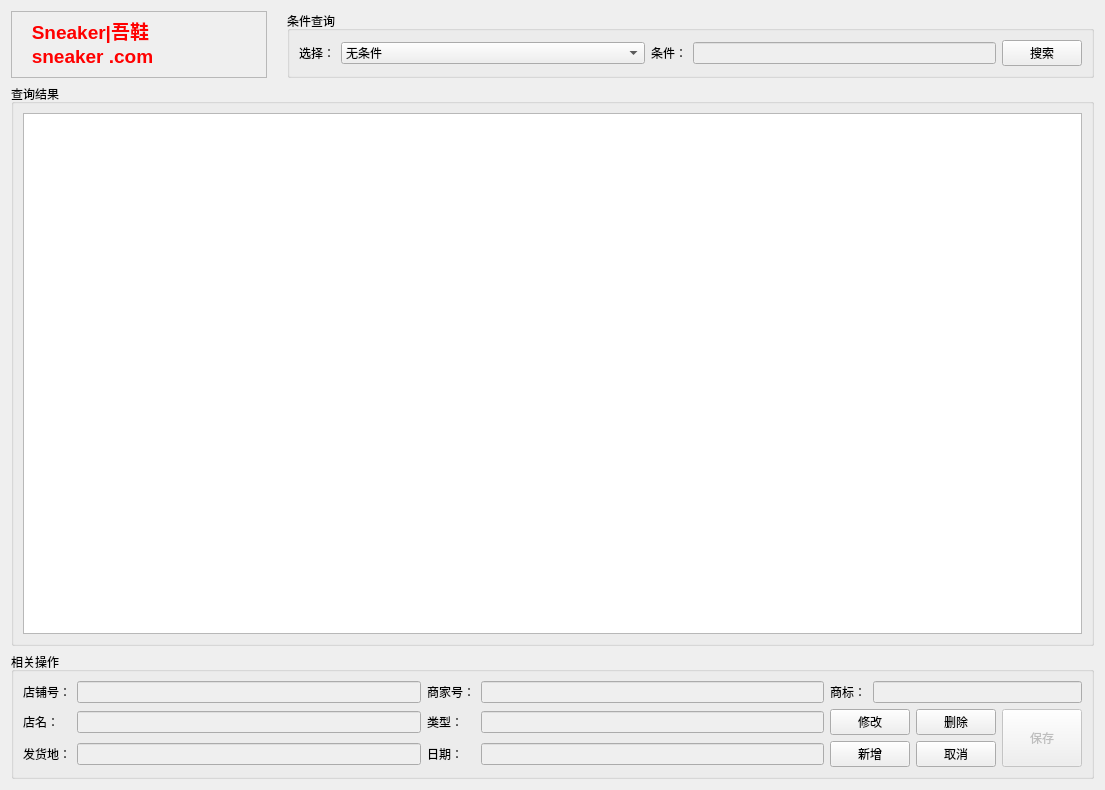
<?xml version="1.0" encoding="UTF-8"?>
<ui version="4.0">
 <class>StoreForm</class>
 <widget class="QWidget" name="StoreForm">
  <property name="geometry">
   <rect>
    <x>0</x>
    <y>0</y>
    <width>1105</width>
    <height>790</height>
   </rect>
  </property>
  <property name="windowTitle">
   <string>Form</string>
  </property>
  <layout class="QGridLayout" name="gridLayout_6">
   <item row="0" column="0">
    <layout class="QGridLayout" name="gridLayout_5">
     <item row="0" column="0">
      <layout class="QHBoxLayout" name="horizontalLayout_2">
       <property name="spacing">
        <number>0</number>
       </property>
       <property name="bottomMargin">
        <number>0</number>
       </property>
       <item>
        <widget class="QTextBrowser" name="textBrowser">
         <property name="enabled">
          <bool>false</bool>
         </property>
         <property name="sizePolicy">
          <sizepolicy hsizetype="Minimum" vsizetype="Ignored">
           <horstretch>0</horstretch>
           <verstretch>69</verstretch>
          </sizepolicy>
         </property>
         <property name="html">
          <string>&lt;!DOCTYPE HTML PUBLIC &quot;-//W3C//DTD HTML 4.0//EN&quot; &quot;http://www.w3.org/TR/REC-html40/strict.dtd&quot;&gt;
&lt;html&gt;&lt;head&gt;&lt;meta name=&quot;qrichtext&quot; content=&quot;1&quot; /&gt;&lt;style type=&quot;text/css&quot;&gt;
p, li { white-space: pre-wrap; }
&lt;/style&gt;&lt;/head&gt;&lt;body style=&quot; font-family:'SimSun'; font-size:9pt; font-weight:400; font-style:normal;&quot;&gt;
&lt;p style=&quot; margin-top:0px; margin-bottom:0px; margin-left:0px; margin-right:0px; -qt-block-indent:0; text-indent:0px;&quot;&gt;&lt;span style=&quot; font-size:14pt; font-weight:600; color:#ff0000;&quot;&gt;   Sneaker|吾鞋&lt;/span&gt;&lt;/p&gt;
&lt;p style=&quot; margin-top:0px; margin-bottom:0px; margin-left:0px; margin-right:0px; -qt-block-indent:0; text-indent:0px;&quot;&gt;&lt;span style=&quot; font-size:14pt; font-weight:600; color:#ff0000;&quot;&gt;   sneaker .com&lt;/span&gt;&lt;/p&gt;&lt;/body&gt;&lt;/html&gt;</string>
         </property>
        </widget>
       </item>
       <item>
        <spacer name="verticalSpacer">
         <property name="orientation">
          <enum>Qt::Vertical</enum>
         </property>
         <property name="sizeType">
          <enum>QSizePolicy::Ignored</enum>
         </property>
         <property name="sizeHint" stdset="0">
          <size>
           <width>20</width>
           <height>40</height>
          </size>
         </property>
        </spacer>
       </item>
       <item>
        <widget class="QGroupBox" name="groupBox">
         <property name="enabled">
          <bool>true</bool>
         </property>
         <property name="sizePolicy">
          <sizepolicy hsizetype="Ignored" vsizetype="Maximum">
           <horstretch>0</horstretch>
           <verstretch>0</verstretch>
          </sizepolicy>
         </property>
         <property name="title">
          <string>条件查询</string>
         </property>
         <layout class="QGridLayout" name="gridLayout_4">
          <item row="0" column="0">
           <layout class="QHBoxLayout" name="horizontalLayout">
            <item>
             <widget class="QLabel" name="label">
              <property name="contextMenuPolicy">
               <enum>Qt::NoContextMenu</enum>
              </property>
              <property name="text">
               <string>选择：</string>
              </property>
             </widget>
            </item>
            <item>
             <widget class="QComboBox" name="cb_condition">
              <property name="enabled">
               <bool>true</bool>
              </property>
              <property name="sizePolicy">
               <sizepolicy hsizetype="Expanding" vsizetype="Fixed">
                <horstretch>0</horstretch>
                <verstretch>0</verstretch>
               </sizepolicy>
              </property>
              <item>
               <property name="text">
                <string>无条件</string>
               </property>
              </item>
              <item>
               <property name="text">
                <string>店铺号</string>
               </property>
              </item>
              <item>
               <property name="text">
                <string>商家号</string>
               </property>
              </item>
              <item>
               <property name="text">
                <string>店名</string>
               </property>
              </item>
              <item>
               <property name="text">
                <string>类型</string>
               </property>
              </item>
              <item>
               <property name="text">
                <string>发货地</string>
               </property>
              </item>
              <item>
               <property name="text">
                <string>商标</string>
               </property>
              </item>
              <item>
               <property name="text">
                <string>日期</string>
               </property>
              </item>
             </widget>
            </item>
            <item>
             <widget class="QLabel" name="label_6">
              <property name="text">
               <string>条件：</string>
              </property>
             </widget>
            </item>
            <item>
             <widget class="QLineEdit" name="le_condition">
              <property name="enabled">
               <bool>false</bool>
              </property>
              <property name="clearButtonEnabled">
               <bool>true</bool>
              </property>
             </widget>
            </item>
            <item>
             <widget class="QPushButton" name="pb_search">
              <property name="sizePolicy">
               <sizepolicy hsizetype="Fixed" vsizetype="Fixed">
                <horstretch>0</horstretch>
                <verstretch>0</verstretch>
               </sizepolicy>
              </property>
              <property name="text">
               <string>搜索</string>
              </property>
             </widget>
            </item>
           </layout>
          </item>
         </layout>
        </widget>
       </item>
      </layout>
     </item>
     <item row="1" column="0">
      <widget class="QGroupBox" name="groupBox_2">
       <property name="title">
        <string>查询结果</string>
       </property>
       <layout class="QGridLayout" name="gridLayout">
        <item row="0" column="0">
         <widget class="QTableWidget" name="tableWidget"/>
        </item>
       </layout>
      </widget>
     </item>
     <item row="2" column="0">
      <widget class="QGroupBox" name="groupBox_3">
       <property name="title">
        <string>相关操作</string>
       </property>
       <layout class="QGridLayout" name="gridLayout_3">
        <item row="0" column="0">
         <layout class="QGridLayout" name="gridLayout_2">
          <item row="0" column="0">
           <widget class="QLabel" name="label_2">
            <property name="text">
             <string>店铺号：</string>
            </property>
           </widget>
          </item>
          <item row="0" column="1">
           <widget class="QLineEdit" name="le_id">
            <property name="enabled">
             <bool>false</bool>
            </property>
           </widget>
          </item>
          <item row="0" column="2">
           <widget class="QLabel" name="label_3">
            <property name="text">
             <string>商家号：</string>
            </property>
           </widget>
          </item>
          <item row="0" column="3">
           <widget class="QLineEdit" name="le_traid">
            <property name="enabled">
             <bool>false</bool>
            </property>
            <property name="clearButtonEnabled">
             <bool>true</bool>
            </property>
           </widget>
          </item>
          <item row="0" column="4">
           <widget class="QLabel" name="label_9">
            <property name="text">
             <string>商标：</string>
            </property>
           </widget>
          </item>
          <item row="0" column="5" colspan="3">
           <widget class="QLineEdit" name="le_logo">
            <property name="enabled">
             <bool>false</bool>
            </property>
            <property name="clearButtonEnabled">
             <bool>true</bool>
            </property>
           </widget>
          </item>
          <item row="1" column="0">
           <widget class="QLabel" name="label_4">
            <property name="text">
             <string>店名：</string>
            </property>
           </widget>
          </item>
          <item row="1" column="1">
           <widget class="QLineEdit" name="le_name">
            <property name="enabled">
             <bool>false</bool>
            </property>
            <property name="clearButtonEnabled">
             <bool>true</bool>
            </property>
           </widget>
          </item>
          <item row="1" column="2">
           <widget class="QLabel" name="label_5">
            <property name="text">
             <string>类型：</string>
            </property>
           </widget>
          </item>
          <item row="1" column="3">
           <widget class="QLineEdit" name="le_type">
            <property name="enabled">
             <bool>false</bool>
            </property>
            <property name="clearButtonEnabled">
             <bool>true</bool>
            </property>
           </widget>
          </item>
          <item row="1" column="4" colspan="2">
           <widget class="QPushButton" name="pb_modify">
            <property name="sizePolicy">
             <sizepolicy hsizetype="Preferred" vsizetype="Preferred">
              <horstretch>0</horstretch>
              <verstretch>0</verstretch>
             </sizepolicy>
            </property>
            <property name="text">
             <string>修改</string>
            </property>
           </widget>
          </item>
          <item row="1" column="6">
           <widget class="QPushButton" name="pb_delete">
            <property name="sizePolicy">
             <sizepolicy hsizetype="Preferred" vsizetype="Fixed">
              <horstretch>0</horstretch>
              <verstretch>0</verstretch>
             </sizepolicy>
            </property>
            <property name="text">
             <string>删除</string>
            </property>
           </widget>
          </item>
          <item row="2" column="0">
           <widget class="QLabel" name="label_7">
            <property name="text">
             <string>发货地：</string>
            </property>
           </widget>
          </item>
          <item row="2" column="1">
           <widget class="QLineEdit" name="le_location">
            <property name="enabled">
             <bool>false</bool>
            </property>
            <property name="clearButtonEnabled">
             <bool>true</bool>
            </property>
           </widget>
          </item>
          <item row="2" column="2">
           <widget class="QLabel" name="label_8">
            <property name="text">
             <string>日期：</string>
            </property>
           </widget>
          </item>
          <item row="2" column="3">
           <widget class="QLineEdit" name="le_date">
            <property name="enabled">
             <bool>false</bool>
            </property>
            <property name="clearButtonEnabled">
             <bool>true</bool>
            </property>
           </widget>
          </item>
          <item row="2" column="4" colspan="2">
           <widget class="QPushButton" name="pb_add">
            <property name="text">
             <string>新增</string>
            </property>
           </widget>
          </item>
          <item row="2" column="6">
           <widget class="QPushButton" name="pb_cancel">
            <property name="enabled">
             <bool>true</bool>
            </property>
            <property name="text">
             <string>取消</string>
            </property>
           </widget>
          </item>
          <item row="1" column="7" rowspan="2">
           <widget class="QPushButton" name="pb_save">
            <property name="enabled">
             <bool>false</bool>
            </property>
            <property name="sizePolicy">
             <sizepolicy hsizetype="Minimum" vsizetype="Preferred">
              <horstretch>0</horstretch>
              <verstretch>0</verstretch>
             </sizepolicy>
            </property>
            <property name="text">
             <string>保存</string>
            </property>
           </widget>
          </item>
         </layout>
        </item>
       </layout>
      </widget>
     </item>
    </layout>
   </item>
  </layout>
 </widget>
 <resources/>
 <connections/>
</ui>
